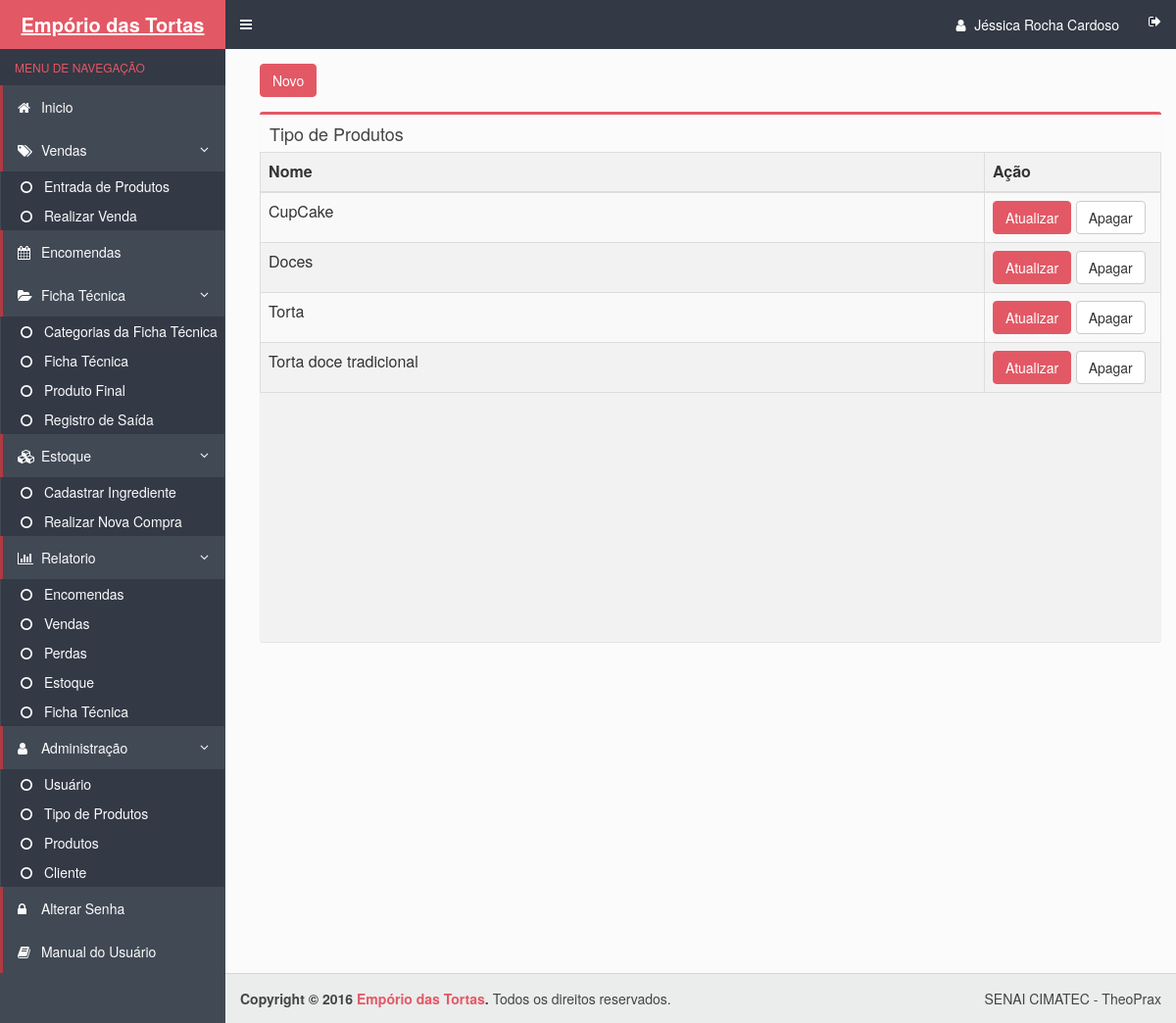
The app's page /tipo_produto.php (signed in) with its own data.
### tables this page shows
CREATE TABLE IF NOT EXISTS `tipoproduto` (
  `cod_tipoproduto` int(11) NOT NULL AUTO_INCREMENT,
  `nome` varchar(100) NOT NULL,
  PRIMARY KEY (`cod_tipoproduto`),
  UNIQUE KEY `nome` (`nome`)
);

### tipo_produto.php (the view, shortened to what this page needs)
<html>
	<head>
	    <link rel="stylesheet" href="bootstrap/css/bootstrap.css">
	    <link rel="stylesheet" href="https://maxcdn.bootstrapcdn.com/font-awesome/4.4.0/css/font-awesome.min.css">
	    <link rel="stylesheet" href="https://code.ionicframework.com/ionicons/2.0.1/css/ionicons.min.css">
	    <link rel="stylesheet" href="dist/css/AdminLTE.css">
	    <link rel="stylesheet" href="dist/css/skins/skin-blue.css">
	</head>
  <body class="hold-transition skin-blue sidebar-mini">
    <div class="wrapper">
      <?php include_once("includes/header.php") ?>
      <?php include_once("includes/menu.php") ?>
      <div class="content-wrapper">
        <section class="content">
          <div class="row">
            <div class="col-xs-12">
             <a class="btn btn-danger" href="forms/cadastrar_tipoproduto.php">Novo</a>
             <section class="content-header">
          </section>
              <div class="box">
                <div class="box-header">
                  <h3 class="box-title">Tipo de Produtos</h3>
                </div>
                <div class="box-body table-responsive no-padding"  style='overflow:auto;' id="scroll">
                  <table id="example" class="views-table cols-6 table table-striped table-bordered">
                    <thead>
                      <tr>
                        <th class="views-field views-field-id">Nome</th>
                        <th class="views-field views-field-field-nome">Ação</th>
                    </thead>
                    <tbody>
                      <?php
    					   $pdo = Database::connect();
    					   $sql = "SELECT cod_tipoproduto, nome from tipoproduto;";
    	 				   foreach ($pdo->query($sql) as $row) {
    						   		echo '<tr>';
    							   	echo '<td>'. $row['nome'] . '</td>';
    							   	echo '<td width=180>';
    							   	echo '<a class="btn btn-danger" href="forms/atualizar_tipoproduto.php?id='.$row['cod_tipoproduto'].'">Atualizar</a>';
    							   	echo '<a class="btn btn-default" href="DAO/excluir_tipoprod.php?id='.$row['cod_tipoproduto'].'">Apagar</a>';
    							   	echo '</td>';
    							   	echo '</tr>';
    					   }
    					  ?>
                    </tbody>
                    </table>
                </div>
              </div>
            </div>
          </div>
        </section>
      </div>
      <?php include_once("includes/footer.php") ?>
   <link rel="stylesheet" type="text/css" href="css/bootstrap.css">
    <link rel="stylesheet" type="text/css" href="css/dataTables.bootstrap.min.css">
  </body>
</html>

### records on screen
tipoproduto: nome "CupCake"
tipoproduto: nome "Doces"
tipoproduto: nome "Torta"
tipoproduto: nome "Torta doce tradicional"

### other values on screen
$_SESSION['UsuarioNome'] "Jéssica Rocha Cardoso"
